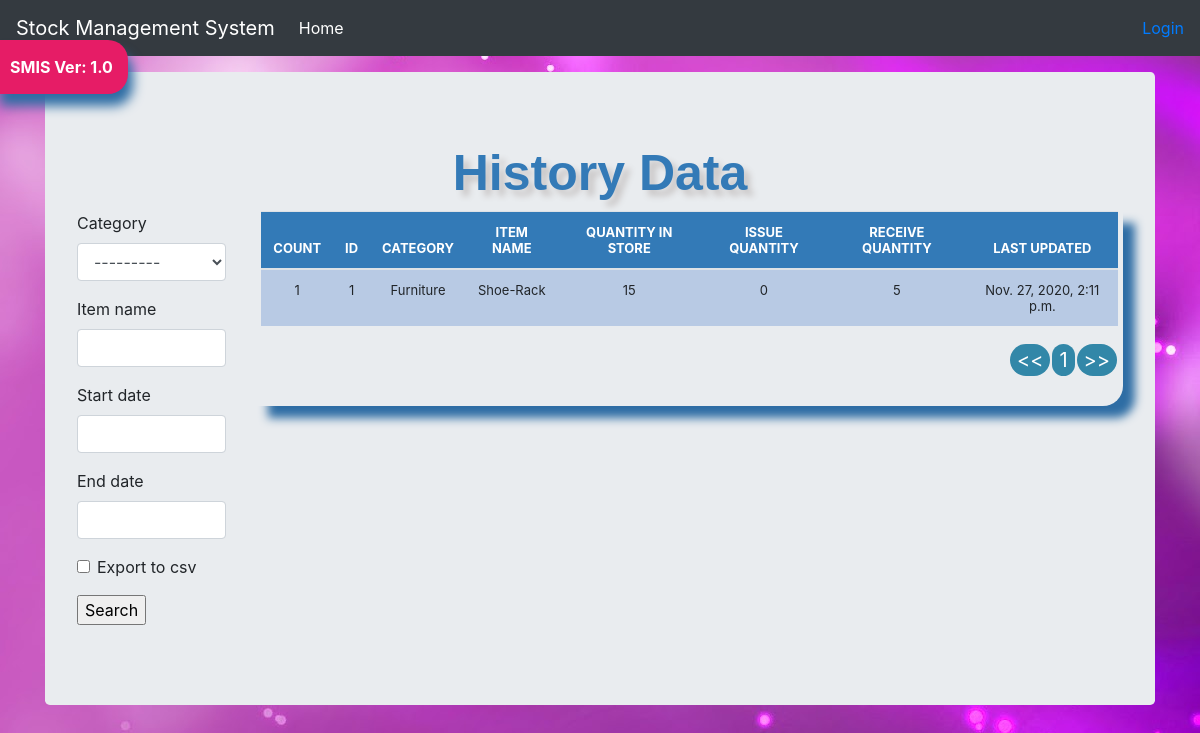
Page /list_history/ on the committed database.
### stock/models.py (models this page shows)
class StockHistory(models.Model):
    category = models.ForeignKey(Category, on_delete=models.CASCADE, blank=True, null=True)
    item_name = models.CharField(max_length=50, blank=True, null=True)
    quantity = models.IntegerField(default='0', blank=True, null=True)
    receive_quantity = models.IntegerField(default='0', blank=True, null=True)
    receive_by = models.CharField(max_length=50, blank=True, null=True)
    issue_quantity = models.IntegerField(default='0', blank=True, null=True)
    issue_by = models.CharField(max_length=50, blank=True, null=True)
    issue_to = models.CharField(max_length=50, blank=True, null=True)
    phone_number = models.CharField(max_length=50, blank=True, null=True)
    created_by = models.CharField(max_length=50, blank=True, null=True)
    reorder_level = models.IntegerField(default='0', blank=True, null=True)
    last_updated = models.DateTimeField(auto_now_add=False, auto_now=False, null=True)
    timestamp = models.DateTimeField(auto_now_add=False, auto_now=False, null=True)

class Category(models.Model):
    name = models.CharField(max_length=50, blank=True, null=True)
    def __str__(self):
        return self.name

### stock/views.py (the view, shortened to what this page needs)
# urls.py: path('list_history/', views.list_history, name="list_history"),
def list_history(request):
    header = "History Data"
    queryset = StockHistory.objects.all()
    form = StockHistorySearchForm(request.POST or None)
    context = {
        "header": header,
        "queryset": queryset,
        "form": form,
    }
    return render(request, "list_history.html", context)

### stock/forms.py
class StockHistorySearchForm(forms.ModelForm):
    export_to_CSV = forms.BooleanField(required=False)
    start_date = forms.DateTimeField(required=False)
    end_date = forms.DateTimeField(required=False)
    class Meta:
        model = StockHistory
        fields = ['category', 'item_name', 'start_date', 'end_date']

### stock/templates/list_history.html (shortened to what this page needs)
{% load crispy_forms_tags %}
<html lang="en">
<head></head>
{% load static %}
<link href="{% static 'js/jquery-ui-1.12.1/jquery-ui.min.css' %}" rel="stylesheet">
<link href="{% static 'js/jquery-ui-1.12.1/jquery-ui.structure.min.css' %}" rel="stylesheet">
<link href="{% static 'js/jquery-ui-1.12.1/jquery-ui.theme.min.css' %}" rel="stylesheet">
<link href="{% static 'css/stylesheet.css' %}" rel="stylesheet">
<link href="{% static 'css/bootstrap.min.css' %}" rel="stylesheet">
<link href="{% static 'css/navbar-top-fixed.css' %}" rel="stylesheet">
<link href="{% static 'js/nprogress/nprogress.css' %}" rel="stylesheet">
<body>
{% include 'navbar.html' %}
<main role="main" class="container">
    <div class="jumbotron">
        <div class="header">{{header}}</div>
        <div class="row">
            <div class="col-sm-2">
                <form method="POST" action="">
                    {{form|crispy}}
                    <input type="submit" value="Search"/>
                </form>
            </div>
            <br>
            <div class="col-sm-10">
                <div class="display_table">
                    <table class='table'>
                        <thead>
                        <tr>
                            <th>COUNT</th>
                            <th>ID</th>
                            <th>CATEGORY</th>
                            <th>ITEM NAME</th>
                            <th>QUANTITY IN STORE</th>
                            <th>ISSUE QUANTITY</th>
                            <th>RECEIVE QUANTITY</th>
                            <th>LAST UPDATED</th>
                        </tr>
                        </thead>
                        {% for instance in queryset %}
                        <tr>
                            <td>{{forloop.counter}}</td>
                            <td>{{instance.id}}</td>
                            <td>{{instance.category}}</td>
                            <td>{{instance.item_name}}</td>
                            <td>{{instance.quantity}}</td>
                            <td>{{instance.issue_quantity}}</td>
                            <td>{{instance.receive_quantity}}</td>
                            <td>{{instance.last_updated}}</td>
                        </tr>
                        {% endfor %}
                    </table>
                </div>
            </div>
        </div>
    </div>
</main>
{% load static %}
</body>
</html>

### stock/static/css/stylesheet.css (style rules this page uses)
body { background-color: #34eb6b; background-image: url("../img/Violet-Powerpoint-Background-Wallpaper-HD-07381.jpg"); }
.table { font-size: 13px; text-align: center; width: 95%; margin: auto; text-align: center; }
.table tr:nth-child(odd) { background: #B8CAE4 }
th { background-color: #337ab7; color: white; }
.display_table { border-bottom-right-radius: 20px; padding-left: 5px; padding-right: 5px; padding-bottom: 20px; box-shadow: 12px 12px 10px #2e6da4; }
.header { font-family: helvetica; color: #337ab7; font-size: 50px; text-align: center; width: 100%; text-shadow: 6px 6px 6px #c9c6c6; display: block; font-weight: bolder; }

### stock/static/css/navbar-top-fixed.css (style rules this page uses)
body { min-height: 75rem; padding-top: 4.5rem; }

### rows in the picture
StockHistory: id "1", category "Furniture", item_name "Shoe-Rack", quantity "15", issue_quantity "0", receive_quantity "5", last_updated "Nov. 27, 2020, 2:11 p.m."

### other values in the picture
{{ header }} "History Data"
